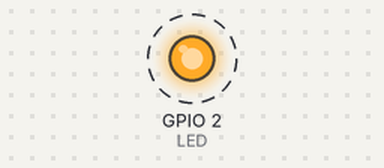
Simulated run of this program. Board: ESP32. On the bench: output pins drawn as LEDs (lit = HIGH). Dashed ring = blinking. What the program prints to the serial monitor is not drawn.

Above: at 0.1 s.
Timing chart, 0 to 3.0 s (numbered marks = the images above):
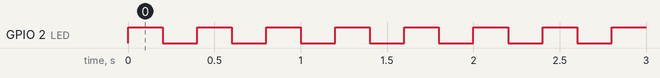

The program:

main.cpp
```cpp
#include <Arduino.h>
#include <freertos/FreeRTOS.h>
#include <freertos/task.h>
#include <freertos/queue.h>
#include <freertos/semphr.h>

#define LED 2

SemaphoreHandle_t mutex;

TaskHandle_t vTask1Handle, vTask2Handle;

void vTask1(void* pvParameters);
void vTask2(void* pvParameters);


void setup() {
  Serial.begin(9600);
  pinMode(LED, OUTPUT);
  int verificador;
  //criação do mutex e das tasks
  mutex = xSemaphoreCreateMutex();
  verificador = xTaskCreate(vTask1, "Task1", configMINIMAL_STACK_SIZE+1024, NULL, 3, &vTask1Handle);
  if(verificador == NULL){
    Serial.println("Task1 não pode ser criada, como eh essencial seu funcionamento entrarei num loop infinito!");
    for(;;);
  }
  xTaskCreate(vTask2, "Task2", configMINIMAL_STACK_SIZE+1024, NULL, 5, &vTask2Handle);
  if(verificador == NULL){
    Serial.println("Task2 não pode ser criada, como eh essencial seu funcionamento entrarei num loop infinito!");
    for(;;);
  }

}

void loop() {
  digitalWrite(LED, !digitalRead(LED));
  vTaskDelay(pdMS_TO_TICKS(200));
}

void enviaInformação(char i)
{
  Serial.println("Enviando informação da task" + String(i));

}

void vTask1(void* pvParameters)
{

  for(;;)
  {
    if(xSemaphoreTake(mutex,portMAX_DELAY))//verifica se conseguiu pegar o mutex
    {
      enviaInformação(1);
      delay(1000);
      xSemaphoreGive(mutex);
      vTaskDelay(10);// da um tempo pra trocar as tasks, ou seja, um tempo com o mutex "livre" dependendo da prioridade algumas tasks nunca vao pgar o mutex se nao tiver isso
    }
  }
}

void vTask2(void* pvParameters)
{

  for(;;)
  {
    if(xSemaphoreTake(mutex, portMAX_DELAY))
    {
      enviaInformação(2);
      delay(500);
      xSemaphoreGive(mutex);
      vTaskDelay(10);// se nao deixar um tempo com a CPU liberada somente as tasks com prioridade grande vao funcionar
    }
  }
}
```

Measured:
- by itself, GPIO 2 (LED): alternates HIGH for 0.20 s and LOW for 0.20 s
